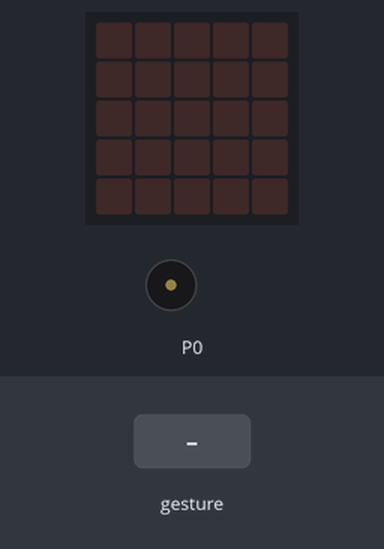
The program below on a simulated BBC micro:bit (MakeCode). On the bench: the board's 5×5 LED display, buzzer (waves = sounding). The inputs (shaded band) are chosen by the test bench. Random numbers come from a fixed seed; a tilt is held for 1.5 s and a shake lasts 1 s, then the board lies face up again.

Above: at 1.2 s.
1.3 s: gesture 'shake'
At 2.35 s:
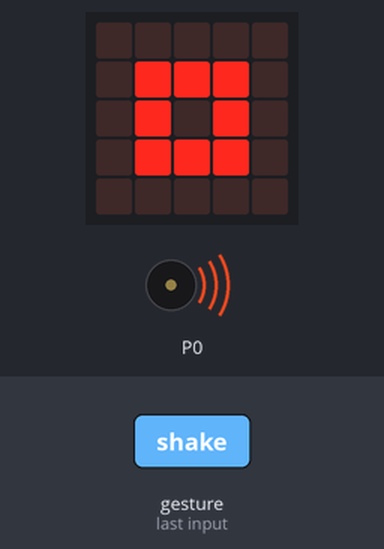
At 2.9 s:
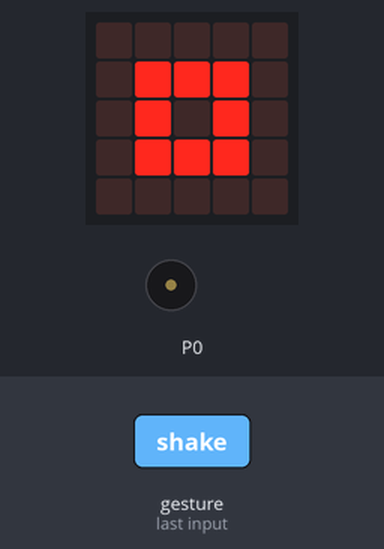
4.1 s: gesture 'shake'
At 6.2 s:
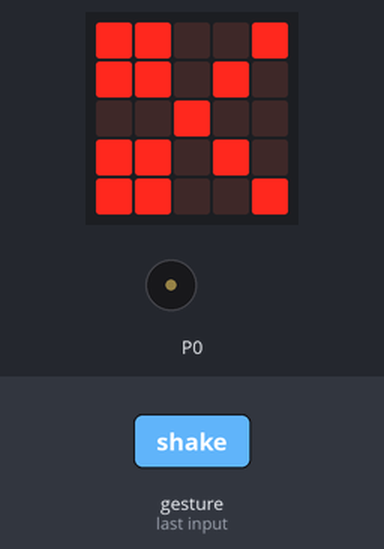
Timing chart, 0 to 7.7 s (numbered marks = the images above; inputs shaded):
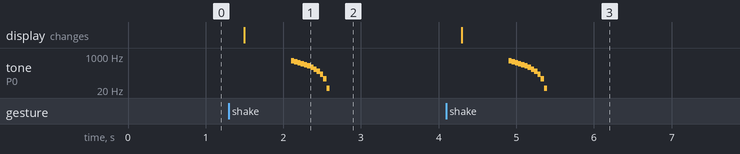

Measured:
- after the input at 1.3 s, tone on P0: plays 563 Hz for 0.04 s, 514 Hz for 0.04 s, 465 Hz for 0.04 s, 416 Hz for 0.04 s, 367 Hz for 0.04 s, 318 Hz for 0.04 s … (12 notes in this stretch), starting after 0.80 s; the display: changes after 0.20 s (image 1)
- after the input at 4.1 s, tone on P0: plays 563 Hz for 0.04 s, 514 Hz for 0.04 s, 465 Hz for 0.04 s, 416 Hz for 0.04 s, 367 Hz for 0.04 s, 318 Hz for 0.04 s … (12 notes in this stretch), starting after 0.80 s; the display: changes after 0.20 s (image 3)

The program:

main.ts
```typescript
let Rock = 0
input.onGesture(Gesture.Shake, function () {
    Rock = randint(1, 3)
    if (Rock == 1) {
        basic.showIcon(IconNames.SmallSquare)
    } else if (Rock == 2) {
        basic.showIcon(IconNames.Square)
        music.play(music.tonePlayable(262, music.beat(BeatFraction.Whole)), music.PlaybackMode.UntilDone)
    } else {
        basic.showIcon(IconNames.Scissors)
    }
    music.play(music.createSoundExpression(WaveShape.Square, 588, 0, 255, 0, 500, SoundExpressionEffect.None, InterpolationCurve.Linear), music.PlaybackMode.UntilDone)
})
```

test.ts
```typescript
// тестовете отиват тук; това няма да се компилира, когато този пакет се използва като разширение.
```
